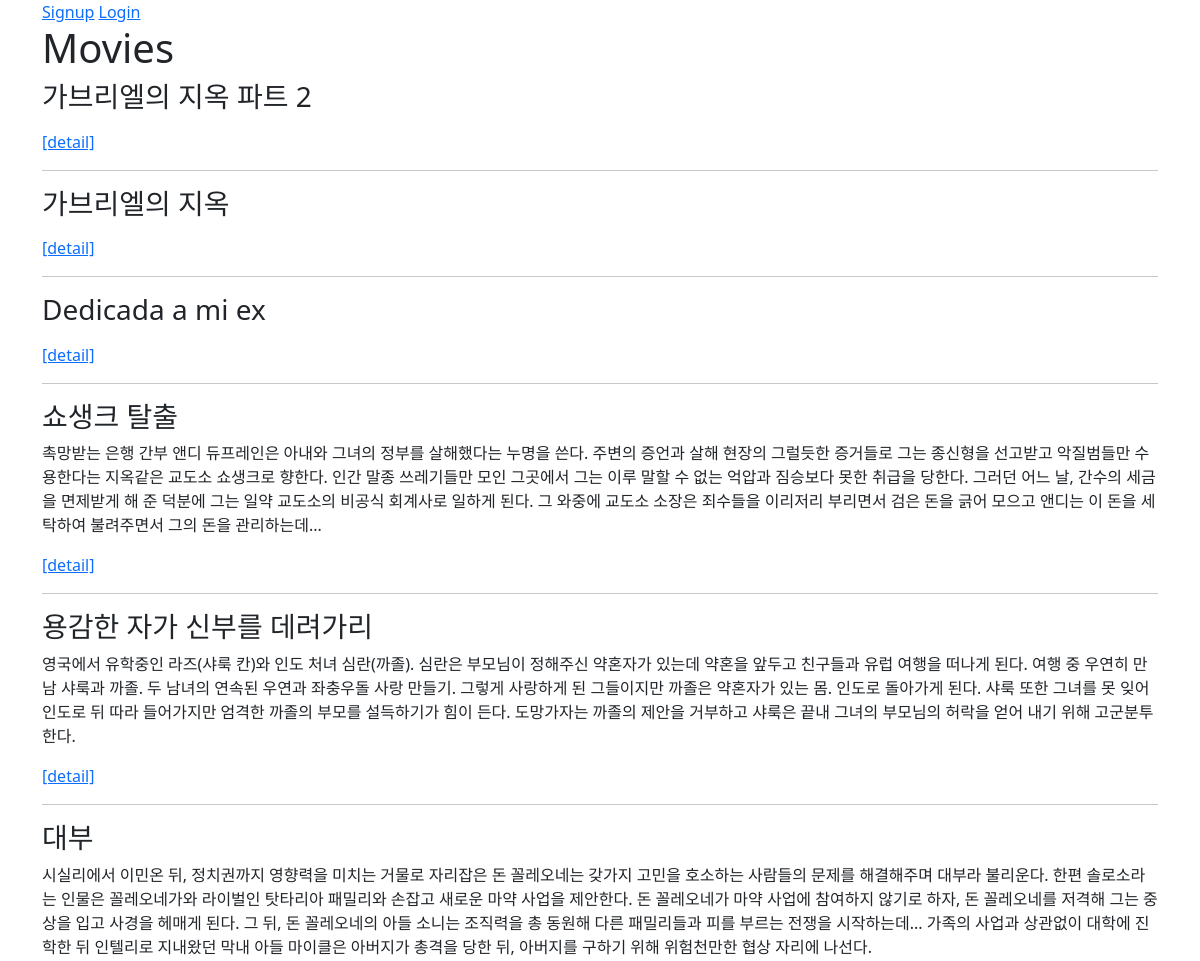
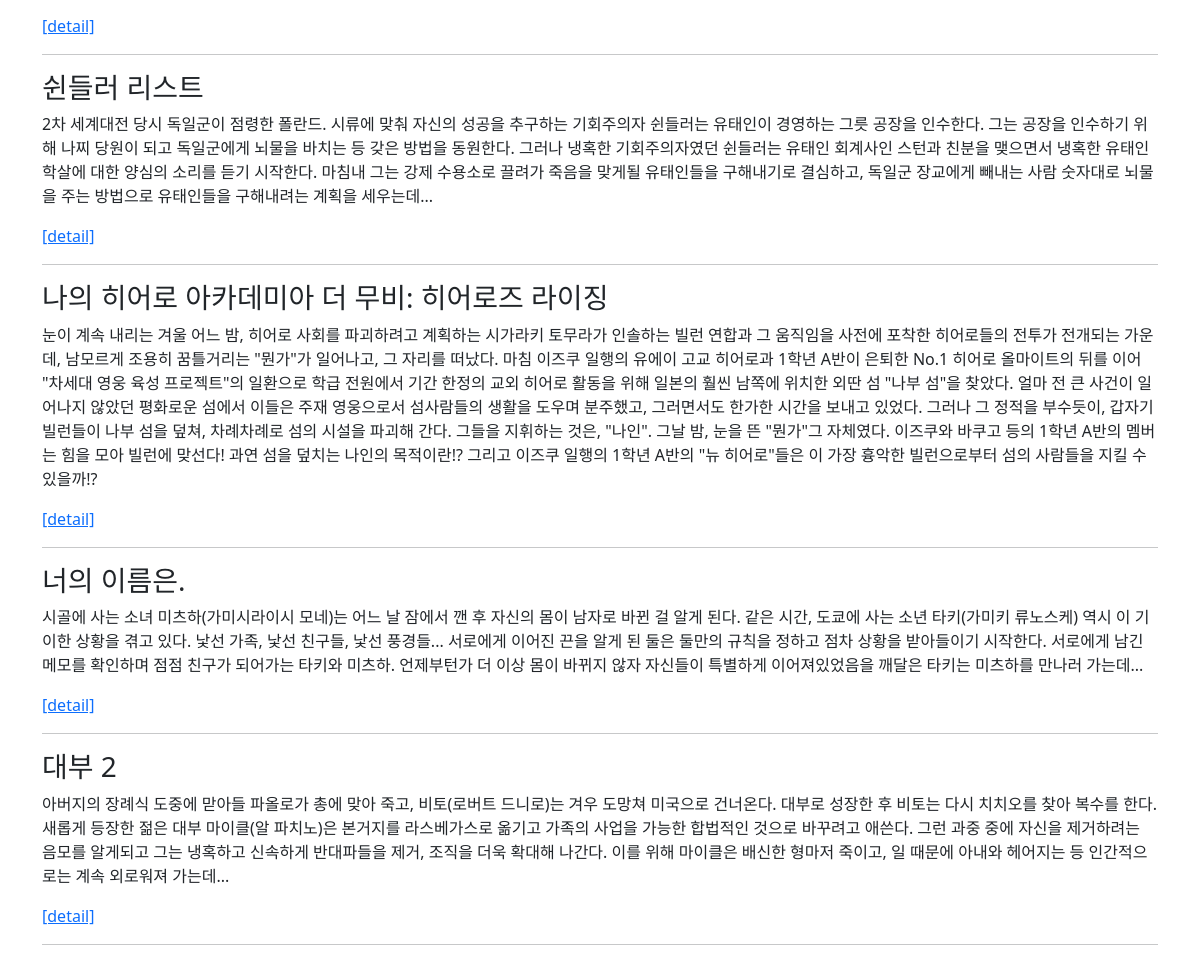
Page /movies/ on the committed database (2 pictures, top to bottom).
### movies/models.py (models this page shows)
class Movie(models.Model):
    title = models.CharField(max_length=100)
    release_date = models.DateField()
    popularity = models.FloatField()
    vote_count = models.IntegerField()
    vote_average = models.FloatField()
    overview = models.TextField()
    poster_path = models.CharField(max_length=200)
    genres = models.ManyToManyField(Genre)

### movies/views.py (the view)
# urls.py: path('', views.index, name='index'),
@require_safe
def index(request):
    movies = Movie.objects.all()
    paginator = Paginator(movies, 10)
    page_number = request.GET.get('page')
    page_obj = paginator.get_page(page_number)
    if request.headers.get('x-requested-with') == 'XMLHttpRequest':
        data = serializers.serialize('json', page_obj)
        return HttpResponse(data, content_type='application/json')
    else:
        context = {
            'movies': page_obj,
        }
        return render(request, 'movies/index.html', context)

### movies/templates/movies/index.html (shortened to what this page needs)
{% extends 'base.html' %}
{% block content %}
  <h1>Movies</h1>
  <div class="movie-list">
    {% for movie in movies %}
      <div class="movie">
        <h3>{{ movie.title }}</h3>
        <p>{{ movie.overview }}</p>
        <a href="{% url 'movies:detail' movie.pk %}">[detail]</a>
        <hr>
      </div>
    {% endfor %}
  </div>
{% endblock %}

### templates/base.html (shortened to what this page needs)
<!DOCTYPE html>
<html lang="en">
<head>
  <link href="https://cdn.jsdelivr.net/npm/bootstrap@5.0.0-beta3/dist/css/bootstrap.min.css" rel="stylesheet">
</head>
<body>
  <div class="container">
    <nav>
      {% if user.is_authenticated %}
      <h3>Hello, {{ user.username }}</h3>
      <a href="{% url 'accounts:profile' user %}">내 프로필<a>
      <form action="{% url 'accounts:logout' %}" method="POST">
        {% csrf_token %}
        <input type="submit" value="Logout">
      </form>
      <a href="{% url 'movies:index'%}">Movie</a>
      <a href="{% url 'community:index'%}">Community</a>
      <a href="{% url 'community:create'%}">New Review</a>
      {% else %}
      <a href="{% url 'accounts:signup' %}">Signup</a>
      <a href="{% url 'accounts:login' %}">Login</a>
      {% endif %}
    </nav>
    {% block content %}
    {% endblock %}
  </div>
</body>
</html>

### rows in the picture
Movie: title "가브리엘의 지옥 파트 2"
Movie: title "가브리엘의 지옥"
Movie: title "Dedicada a mi ex"
Movie: title "쇼생크 탈출", overview "촉망받는 은행 간부 앤디 듀프레인은 아내와 그녀의 정부를 살해했다는 누명을 쓴다. 주변의 증언과 살해 현장의 그럴듯한 증거들로 그는 종신형을 선고받고 악질범들만 수용한다는 지옥같은 교도소 쇼생크로 향한다. 인간 말종 쓰레기들만 모인 그곳에서 그는 이루 말할 수 없는 억압과 짐승보다 못한 취급을 당한다. 그러던 어느 날, 간수의 세금을 면제받게 해 준 덕분에 그는 일약 교도소의 비공식 회계사로 일하게 된다. 그 와중에 교도소 소장은 죄수들을 이리저리 부리면서 검은 돈을 긁어 모으고 앤디는 이 돈을 세탁하여 불려주면서 그의 돈을 관리하는데..."
Movie: title "용감한 자가 신부를 데려가리", overview "영국에서 유학중인 라즈(샤룩 칸)와 인도 처녀 심란(까졸). 심란은 부모님이 정해주신 약혼자가 있는데 약혼을 앞두고 친구들과 유럽 여행을 떠나게 된다. 여행 중 우연히 만남 샤룩과 까졸. 두 남녀의 연속된 우연과 좌충우돌 사랑 만들기. 그렇게 사랑하게 된 그들이지만 까졸은 약혼자가 있는 몸. 인도로 돌아가게 된다. 샤룩 또한 그녀를 못 잊어 인도로 뒤 따라 들어가지만 엄격한 까졸의 부모를 설득하기가 힘이 든다. 도망가자는 까졸의 제안을 거부하고 샤룩은 끝내 그녀의 부모님의 허락을 얻어 내기 위해 고군분투한다."
Movie: title "대부", overview "시실리에서 이민온 뒤, 정치권까지 영향력을 미치는 거물로 자리잡은 돈 꼴레오네는 갖가지 고민을 호소하는 사람들의 문제를 해결해주며 대부라 불리운다. 한편 솔로소라는 인물은 꼴레오네가와 라이벌인 탓타리아 패밀리와 손잡고 새로운 마약 사업을 제안한다. 돈 꼴레오네가 마약 사업에 참여하지 않기로 하자, 돈 꼴레오네를 저격해 그는 중상을 입고 사경을 헤매게 된다. 그 뒤, 돈 꼴레오네의 아들 소니는 조직력을 총 동원해 다른 패밀리들과 피를 부르는 전쟁을 시작하는데... 가족의 사업과 상관없이 대학에 진학한 뒤 인텔리로 지내왔던 막내 아들 마이클은 아버지가 총격을 당한 뒤, 아버지를 구하기 위해 위험천만한 협상 자리에 나선다."
Movie: title "쉰들러 리스트", overview "2차 세계대전 당시 독일군이 점령한 폴란드. 시류에 맞춰 자신의 성공을 추구하는 기회주의자 쉰들러는 유태인이 경영하는 그릇 공장을 인수한다. 그는 공장을 인수하기 위해 나찌 당원이 되고 독일군에게 뇌물을 바치는 등 갖은 방법을 동원한다. 그러나 냉혹한 기회주의자였던 쉰들러는 유태인 회계사인 스턴과 친분을 맺으면서 냉혹한 유태인 학살에 대한 양심의 소리를 듣기 시작한다. 마침내 그는 강제 수용소로 끌려가 죽음을 맞게될 유태인들을 구해내기로 결심하고, 독일군 장교에게 빼내는 사람 숫자대로 뇌물을 주는 방법으로 유태인들을 구해내려는 계획을 세우는데..."
Movie: title "나의 히어로 아카데미아 더 무비: 히어로즈 라이징", overview "눈이 계속 내리는 겨울 어느 밤, 히어로 사회를 파괴하려고 계획하는 시가라키 토무라가 인솔하는 빌런 연합과 그 움직임을 사전에 포착한 히어로들의 전투가 전개되는 가운데, 남모르게 조용히 꿈틀거리는 \"뭔가\"가 일어나고, 그 자리를 떠났다. 마침 이즈쿠 일행의 유에이 고교 히어로과 1학년 A반이 은퇴한 No.1 히어로 올마이트의 뒤를 이어 \"차세대 영웅 육성 프로젝트\"의 일환으로 학급 전원에서 기간 한정의 교외 히어로 활동을 위해 일본의 훨씬 남쪽에 위치한 외딴 섬 \"나부 섬\"을 찾았다. 얼마 전 큰 사건이 일어나지 않았던 평화로운 섬에서 이들은 주재 영웅으로서 섬사람들의 생활을 도우며 분주했고, 그러면서도 한가한 시간을 보내고 있었다. 그러나 그 정적을 부수듯이, 갑자기 빌런들이 나부 섬을 덮쳐, 차례차례로 섬의 시설을 파괴해 간다. 그들을 지휘하는 것은, \"나인\". 그날 밤, 눈을 뜬 \"뭔가\"그 자체였다. 이즈쿠와 바쿠고 등의 1학년 A반의 멤버는 힘을 모아 빌런에 맞선다! 과연 섬을 덮치는 나인의 목적이란!? 그리고 이즈쿠 일행의 1학년 A반의 \"뉴 히어로\"들은 이 가장 흉악한 빌런으로부터 섬의 사람들을 지킬 수 있을까!?"
Movie: title "너의 이름은.", overview "시골에 사는 소녀 미츠하(가미시라이시 모네)는 어느 날 잠에서 깬 후 자신의 몸이 남자로 바뀐 걸 알게 된다. 같은 시간, 도쿄에 사는 소년 타키(가미키 류노스케) 역시 이 기이한 상황을 겪고 있다. 낯선 가족, 낯선 친구들, 낯선 풍경들... 서로에게 이어진 끈을 알게 된 둘은 둘만의 규칙을 정하고 점차 상황을 받아들이기 시작한다. 서로에게 남긴 메모를 확인하며 점점 친구가 되어가는 타키와 미츠하. 언제부턴가 더 이상 몸이 바뀌지 않자 자신들이 특별하게 이어져있었음을 깨달은 타키는 미츠하를 만나러 가는데..."
Movie: title "대부 2", overview "아버지의 장례식 도중에 맏아들 파올로가 총에 맞아 죽고, 비토(로버트 드니로)는 겨우 도망쳐 미국으로 건너온다. 대부로 성장한 후 비토는 다시 치치오를 찾아 복수를 한다. 새롭게 등장한 젊은 대부 마이클(알 파치노)은 본거지를 라스베가스로 옮기고 가족의 사업을 가능한 합법적인 것으로 바꾸려고 애쓴다. 그런 과중 중에 자신을 제거하려는 음모를 알게되고 그는 냉혹하고 신속하게 반대파들을 제거, 조직을 더욱 확대해 나간다. 이를 위해 마이클은 배신한 형마저 죽이고, 일 때문에 아내와 헤어지는 등 인간적으로는 계속 외로워져 가는데..."
